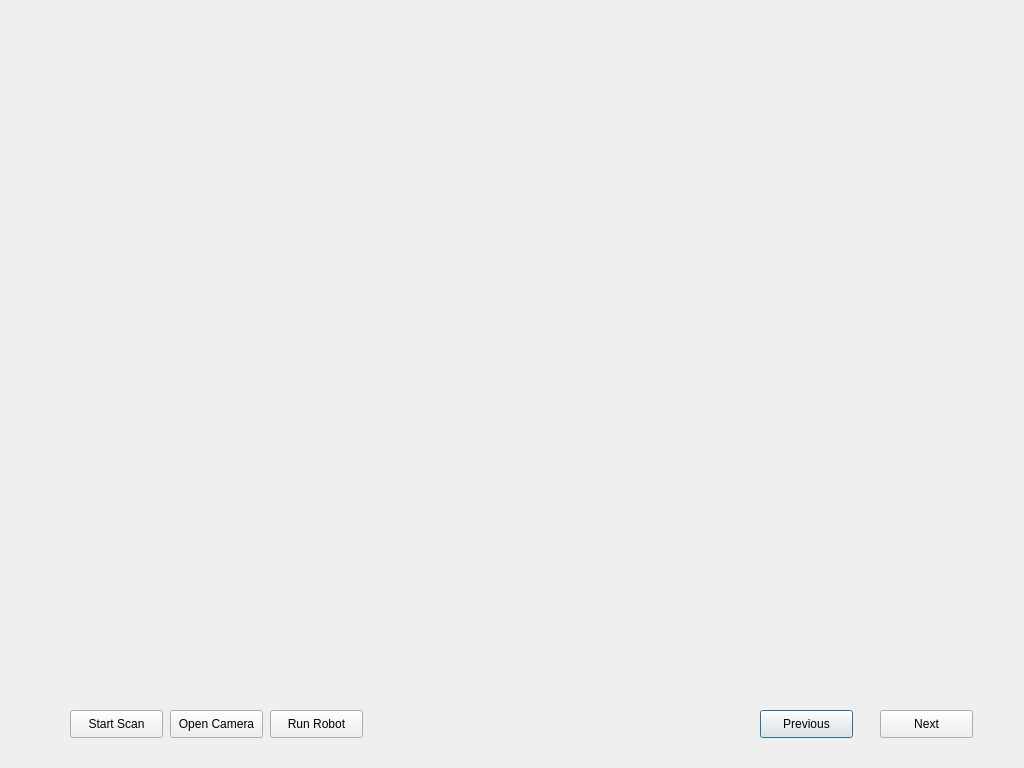
<?xml version="1.0" encoding="UTF-8"?>
<ui version="4.0">
 <class>Dialog1</class>
 <widget class="QDialog" name="Dialog1">
  <property name="geometry">
   <rect>
    <x>0</x>
    <y>0</y>
    <width>1024</width>
    <height>768</height>
   </rect>
  </property>
  <property name="windowTitle">
   <string>Rubik Pixel Art</string>
  </property>
  <widget class="QPushButton" name="lastStep">
   <property name="geometry">
    <rect>
     <x>760</x>
     <y>710</y>
     <width>93</width>
     <height>28</height>
    </rect>
   </property>
   <property name="text">
    <string>Previous</string>
   </property>
  </widget>
  <widget class="QPushButton" name="nextStep">
   <property name="geometry">
    <rect>
     <x>880</x>
     <y>710</y>
     <width>93</width>
     <height>28</height>
    </rect>
   </property>
   <property name="text">
    <string>Next</string>
   </property>
  </widget>
  <widget class="QPushButton" name="openCamera">
   <property name="geometry">
    <rect>
     <x>70</x>
     <y>710</y>
     <width>93</width>
     <height>28</height>
    </rect>
   </property>
   <property name="text">
    <string>Start Scan</string>
   </property>
  </widget>
  <widget class="MyLabel" name="currentSideLabel">
   <property name="geometry">
    <rect>
     <x>60</x>
     <y>50</y>
     <width>900</width>
     <height>600</height>
    </rect>
   </property>
   <property name="text">
    <string/>
   </property>
  </widget>
  <widget class="QPushButton" name="openCamera_2">
   <property name="geometry">
    <rect>
     <x>170</x>
     <y>710</y>
     <width>93</width>
     <height>28</height>
    </rect>
   </property>
   <property name="text">
    <string>Open Camera</string>
   </property>
  </widget>
  <widget class="QLabel" name="camFrameView">
   <property name="geometry">
    <rect>
     <x>90</x>
     <y>50</y>
     <width>821</width>
     <height>600</height>
    </rect>
   </property>
   <property name="text">
    <string/>
   </property>
  </widget>
  <widget class="QPushButton" name="runRobot">
   <property name="geometry">
    <rect>
     <x>270</x>
     <y>710</y>
     <width>93</width>
     <height>28</height>
    </rect>
   </property>
   <property name="text">
    <string>Run Robot</string>
   </property>
  </widget>
 </widget>
 <customwidgets>
  <customwidget>
   <class>MyLabel</class>
   <extends>QLabel</extends>
   <header>mylabel.h</header>
  </customwidget>
 </customwidgets>
 <resources/>
 <connections/>
</ui>
